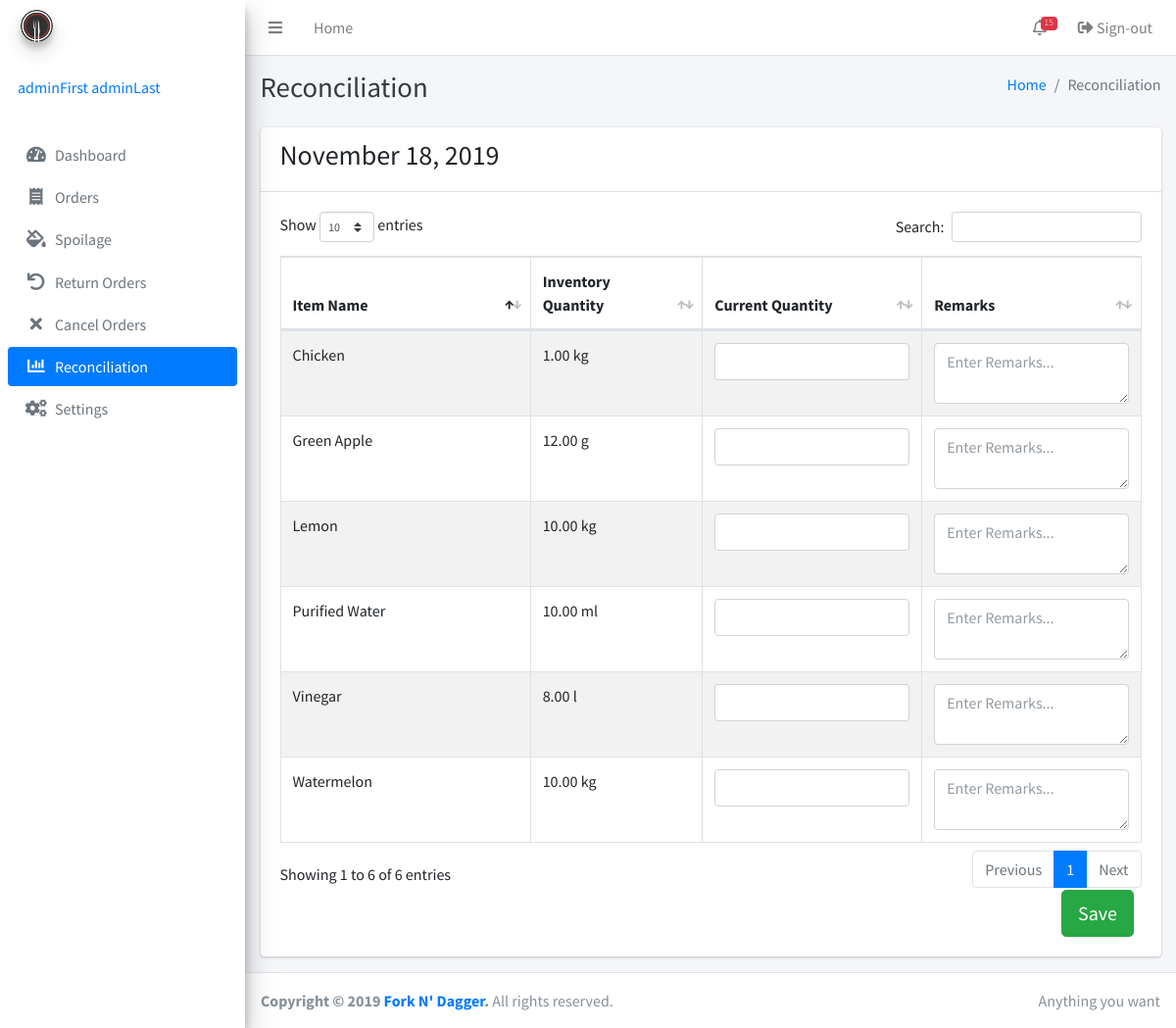
The page /reconciliation.php (signed in) on the database as committed earlier.
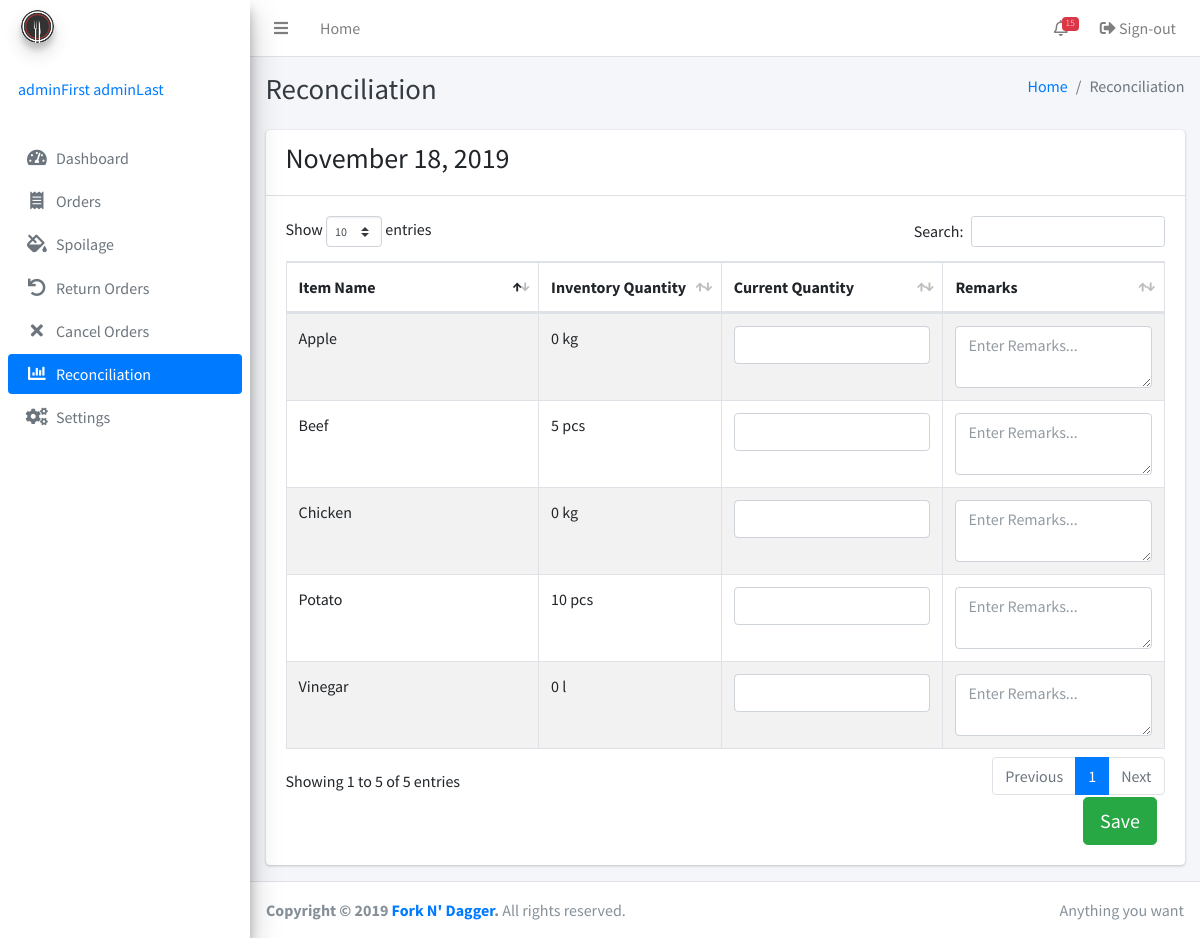
The same page on the database as committed later.
### tables this page shows
CREATE TABLE IF NOT EXISTS `inventory` (
  `id` bigint(255) NOT NULL AUTO_INCREMENT,
  `itemname` varchar(255) NOT NULL,
  `description` varchar(255) NOT NULL,
  `quantity` int(255) NOT NULL,
  `categoryID` int(255) DEFAULT NULL,
  `unitID` int(255) DEFAULT NULL,
  `timestamp` timestamp(6) NOT NULL,
  `adminID` int(255) NOT NULL,
  PRIMARY KEY (`id`)
);

CREATE TABLE IF NOT EXISTS `uom` (
  `id` bigint(255) NOT NULL AUTO_INCREMENT,
  `uomname` varchar(255) NOT NULL,
  PRIMARY KEY (`id`),
  UNIQUE KEY `name` (`uomname`)
);

### inc/session.php (called while the page is built, shortened)
<?php
	include 'inc/conn.php';;
	if(isset($_SESSION['admin'])){
		$query = $conn -> prepare("SELECT * FROM admins WHERE id = ? ");
		$query -> bind_param("s", $variable);
		$query -> execute();
		$result = $query->get_result();
		$user = mysqli_fetch_assoc($result);
		$role = $user['role'];
	}
	else{
		header('location: home.php');
		exit();
	}
?>

### reconciliation.php (the view, shortened to what this page needs)
<?php include 'inc/session.php'; ?>
<?php include 'inc/header.php'; ?>
<body class="hold-transition sidebar-mini">
<div class="wrapper">
<?php
$current = "reconciliation";
include 'inc/navbar.php'; ?>
  <div class="content-wrapper">
    <div class="content-header">
      <div class="container-fluid">
        <div class="row mb-2">
          <div class="col-sm-6">
            <h1 class="m-0 text-dark">Reconciliation</h1>
          </div>
          <div class="col-sm-6">
            <ol class="breadcrumb float-sm-right">
              <li class="breadcrumb-item"><a href="#">Home</a></li>
              <li class="breadcrumb-item active">Reconciliation</li>
            </ol>
          </div>
        </div>
      </div>
    </div>
    <div class="content">
      <div class="container-fluid">
        <?php if ($role == 'Super User'): ?>
        <div class="row">
          <div class="col-12">
                        <div class="card card-primary card-outline card-outline-tabs">
              <div class="card-header p-0 border-bottom-0">
                <ul class="nav nav-tabs" id="custom-tabs-three-tab" role="tablist">
                  <li class="nav-item">
                    <a class="nav-link active" id="custom-tabs-three-home-tab" data-toggle="pill" href="#custom-tabs-three-home" role="tab" aria-controls="custom-tabs-three-home" aria-selected="true">Today</a>
                  </li>
                  <li class="nav-item">
                    <a class="nav-link" id="custom-tabs-three-profile-tab" data-toggle="pill" href="#custom-tabs-three-profile" role="tab" aria-controls="custom-tabs-three-profile" aria-selected="false">History</a>
                  </li>
                </ul>
              </div>
              <div class="card-body">
                <div class="tab-content" id="custom-tabs-three-tabContent">
                  <div class="tab-pane fade show active" id="custom-tabs-three-home" role="tabpanel" aria-labelledby="custom-tabs-three-home-tab">
                    <form role="form" action="reconciliation.php" method="POST">
                    <table class="table table-bordered table-striped display">
                    <thead>
                    <tr>
                      <th width="120">Item Name</th>
                      <th width="20">Inventory Quantity</th>
                      <th width="100">Current Quantity</th>
                      <th width="100">Remarks</th>
                    </tr>
                    </thead>
                    <tbody>
                    <?php
                    $result3 = mysqli_query($conn, "SELECT * FROM inventory join uom on inventory.unitID = uom.id");
                    while ($row = mysqli_fetch_array($result3)) {
                          ?>
                    <tr>
                      <td><input type="hidden" name="inventoryID[]" value="<?php echo $row['id'];?>"><?php echo ucwords($row['itemname']);?></td>
                      <td><?php echo $row['quantity'];?> <?php echo $row['uomname'];?></td>
                      <td><input type="number" step="0.01" class="form-control" name="quantity[]"></td>
                      <td><textarea class="form-control" rows="2" placeholder="Enter Remarks..." name="remarks[]"></textarea></td>
                    </tr>
                    <?php   } ?>
                    </tbody>
                  </table>
                  <div class="col-12 text-right">
                    <button type="button" class="btn btn-success btn-lg" data-toggle="modal" data-target="#recon">Save</button>
                  </div>
                  </div>
                  <div class="tab-pane fade" id="custom-tabs-three-profile" role="tabpanel" aria-labelledby="custom-tabs-three-profile-tab">
                     <table class="table table-bordered table-striped display">
                    <thead>
                    <tr>
                      <th width="120">Date</th>
                      <th width="120">Last Updated</th>
                      <th width="120">Updated By</th>
                      <th width="100">Action</th>
                    </tr>
                    </thead>
                    <tbody>
                    <?php
                    $result3 = mysqli_query($conn, "SELECT *, reconciliation.id as reconID FROM reconciliation join admins on reconciliation.adminID = admins.id group by date order by date");
                    while ($row = mysqli_fetch_array($result3)) {
                          ?>
                    <tr>
                      <td><?php echo date("F d, Y", strtotime($row['date']));?></td>
                      <td><?php echo date("F d, Y H:i", strtotime($row['timestamp']));?></td>
                      <td><?php echo ucfirst($row['lastname']);?>, <?php echo ucfirst($row['firstname']);?></td>
                      <td><a data-toggle="modal" data-target='#view<?php echo $row['reconID']; ?>' class="btn btn-info btn-sm m-0">View</a></td>
                  </tr>
                  <div class="modal fade" id="view<?php echo $row['reconID']; ?>">
                    <div class="modal-dialog">
                      <div class="modal-content">
                        <div class="modal-header">
                          <h4 class="modal-title"><?php echo date("F d, Y", strtotime($row['date']));?></h4>
                          <button type="button" class="close" data-dismiss="modal" aria-label="Close">
                            <span aria-hidden="true">&times;</span>
                          </button>
                        </div>
                        <div class="modal-body">
                            <div class="card-body">
                              <dl>
                                <?php
                                  $result4 = mysqli_query($conn, "SELECT * FROM reconciliation join inventory on reconciliation.inventoryID = inventory.id join uom on inventory.unitID = uom.id where reconciliation.date = '".$row['date']."'");
                                  while ($row1 = mysqli_fetch_array($result4)) { ?>
                                <dt><?php echo ucwords($row1['itemname']);?></dt>
                                <dd>Counted: <?php echo $row1['current'];?> <?php echo $row1['uomname'];?> - <?php echo ucfirst($row1['remarks']);?></dd>
                                  <?php   } ?>
                              </dl>
                            </div>
                        </div>
                        <div class="modal-footer justify-content-between">
                          <button type="button" class="btn btn-default" data-dismiss="modal">Close</button>
                        </div>
                      </div>
                    </div>
                  </div>
                    <?php   } ?>
                    </tbody>
                  </table>
                  <div class="col-12 text-right">
                    <button type="button" class="btn btn-success btn-lg" data-toggle="modal" data-target="#view">Save</button>
                  </div>
                  </div>
                </div>
              </div>
            </div>
          </div>
        </div>
      </div>
        <div class="modal fade" id="recon">
          <div class="modal-dialog">
            <div class="modal-content">
              <div class="modal-header">
                <h4 class="modal-title">Are you sure to Save?</h4>
                <input class="form-check-input" type="hidden" name="adminid" id="adminid" value="<?php echo $user['id'];?>" style="visibility: hidden;">
                <button type="button" class="close" data-dismiss="modal" aria-label="Close">
                  <span aria-hidden="true">&times;</span>
                </button>
              </div>
              <div class="modal-body">
              </div>
              <div class="modal-footer justify-content-between">
                <button type="button" class="btn btn-default" data-dismiss="modal">Close</button>
                <button type="submit" class="btn btn-primary" name="submit">Confirm</button>
              </form>
              </div>
            </div>
          </div>
        </div>
        <?php else: ?>
        <div class="row">
          <div class="col-12">
            <div class="card">
              <div class="card-header">
                <?php echo "<h3>" . date("F d, Y") . "</h3>"; ?>
              </div>
              <form role="form" action="reconciliation.php" method="POST">
              <div class="card-body">
                <table class="table table-bordered table-striped display">
                  <thead>
                  <tr>
                    <th width="120">Item Name</th>
                    <th width="20">Inventory Quantity</th>
                    <th width="100">Current Quantity</th>
                    <th width="100">Remarks</th>
                  </tr>
                  </thead>
                  <tbody>
                  <?php
                  $result3 = mysqli_query($conn, "SELECT * FROM inventory join uom on inventory.unitID = uom.id");
                  while ($row = mysqli_fetch_array($result3)) {
                        ?>
                  <tr>
                    <td><input type="hidden" name="inventoryID[]" value="<?php echo $row['id'];?>"><?php echo ucwords($row['itemname']);?></td>
                    <td><?php echo $row['quantity'];?> <?php echo $row['uomname'];?></td>
                    <td><input type="number" step="0.01" class="form-control" name="quantity[]"></td>
                    <td><textarea class="form-control" rows="2" placeholder="Enter Remarks..." name="remarks[]"></textarea></td>
                  </tr>
                  <?php   } ?>
                  </tbody>
                </table>
                <div class="col-12 text-right">
                  <button type="button" class="btn btn-success btn-lg" data-toggle="modal" data-target="#recon">Save</button>
                </div>
              </div>
            </div>
          </div>
        </div>
      </div>
        <?php endif ?>
    </div>
  </div>
  <?php include 'inc/footer.php'; ?>
</div>
</body>
</html>

### inc/header.php (shortened to what this page needs)
<!DOCTYPE html>
<html lang="en">
<head>
  <link rel="stylesheet" href="plugins/fontawesome-free/css/all.min.css">
  <link rel="stylesheet" href="dist/css/adminlte.min.css">
  <link rel="stylesheet" href="plugins/datatables-bs4/css/dataTables.bootstrap4.css">
  <link rel="stylesheet" href="plugins/select2/css/select2.min.css">
  <link rel="stylesheet" href="plugins/select2-bootstrap4-theme/select2-bootstrap4.min.css">
</head>

### inc/navbar.php (shortened to what this page needs)
  <nav class="main-header navbar navbar-expand navbar-white navbar-light">
    <ul class="navbar-nav">
      <li class="nav-item">
        <a class="nav-link" data-widget="pushmenu" href="#"><i class="fas fa-bars"></i></a>
      </li>
      <li class="nav-item d-none d-sm-inline-block">
        <a href="index3.html" class="nav-link">Home</a>
      </li>
    </ul>
    <ul class="navbar-nav ml-auto">
      <li class="nav-item dropdown">
        <a class="nav-link" data-toggle="dropdown" href="#">
          <i class="far fa-bell"></i>
          <span class="badge badge-danger navbar-badge">15</span>
        </a>
      </li>
      <li class="nav-item">
        <a class="nav-link" href="logout.php"><i class="nav-icon fas fa-sign-out-alt"></i> Sign-out</a>
      </li>
    </ul>
  </nav>
  <aside class="main-sidebar sidebar-gray elevation-4">
    <a href="index3.html" class="brand-link">
      <img src="image/logo.png" alt="Fork N' Dagger Logo" class="brand-image img-circle elevation-3"
           style="opacity: .8">
      <span class="brand-text font-weight-light">Fork N' Dagger</span>
    </a>
    <div class="sidebar">
      <div class="user-panel mt-3 pb-3 mb-3 d-flex">
        <div class="info">
          <a href="#" class="d-block"><?php echo $user['firstname']. ' '.$user['lastname']; ?></a>
        </div>
      </div>
<?php
switch ($role): ?>
<?php default: ?>
      <nav class="mt-2">
        <ul class="nav nav-pills nav-sidebar flex-column" data-widget="treeview" role="menu" data-accordion="false">
          <li class="nav-item">
            <a href="index.php" class="nav-link <?php if($current == 'Dashboard') {echo 'active';} ?>">
              <i class="nav-icon fas fa-tachometer-alt"></i>
              <p>
                Dashboard
              </p>
            </a>
          </li>
          <li class="nav-item">
            <a href="order.php" class="nav-link <?php if($current == 'order') {echo 'active';} ?>">
              <i class="nav-icon fas fa-receipt"></i>
              <p>
                Orders
              </p>
            </a>
          </li>
          <li class="nav-item">
            <a href="spoilage.php" class="nav-link <?php if($current == 'spoilage') {echo 'active';} ?>">
              <i class="nav-icon fas fa-fill-drip"></i>
              <p>
                Spoilage
              </p>
            </a>
          </li>
          <li class="nav-item">
            <a href="returnorders.php" class="nav-link <?php if($current == 'return') {echo 'active';} ?>">
              <i class="nav-icon fas fa-undo"></i>
              <p>
                Return Orders
              </p>
            </a>
          </li>
          <li class="nav-item">
            <a href="cancelorders.php" class="nav-link <?php if($current == 'cancel') {echo 'active';} ?>">
              <i class="nav-icon fas fa-times"></i>
              <p>
                Cancel Orders
              </p>
            </a>
          </li>
          <li class="nav-item">
            <a href="reconciliation.php" class="nav-link <?php if($current == 'reconciliation') {echo 'active';} ?>">
              <i class="nav-icon fas fa-chart-bar"></i>
              <p>
                Reconciliation
              </p>
            </a>
          </li>
          <li class="nav-item">
            <a href="settings.php" class="nav-link <?php if($current == 'settings') {echo 'active';} ?>">
              <i class="nav-icon fas fa-cogs"></i>
              <p>
                Settings
              </p>
            </a>
          </li>
        </ul>
      </nav>
<?php endswitch; ?>
    </div>
  </aside>

### inc/footer.php
<footer class="main-footer">
	<div class="float-right d-none d-sm-inline">
	  Anything you want
	</div>
	<strong>Copyright &copy; 2019 <a href="">Fork N' Dagger</a>.</strong> All rights reserved.
</footer>

### inc/header.php (style rules this page uses)
p, h1, h2, h3, h4, h5, h6, label, td, dt, dd { user-select: none; -webkit-user-select: none; -khtml-user-select: none; -moz-user-select: none; -ms-user-select: none; }

Rows that differ between the two databases and show on the page:
removed inventory: itemname "Purified Water", quantity "10.00", uom.uomname "ml"
removed inventory: itemname "Watermelon", quantity "10.00", uom.uomname "kg"
removed inventory: itemname "Lemon", quantity "10.00", uom.uomname "kg"
changed inventory: itemname "Green Apple" → "Apple"; quantity "12.00" → "0"; uom.uomname "g" → "kg"
changed inventory "Chicken": quantity "1.00" → "0"
changed inventory "Vinegar": quantity "8.00" → "0"
added inventory: itemname "Potato", quantity "10", uom.uomname "pcs"
added inventory: itemname "Beef", quantity "5", uom.uomname "pcs"
Other text that changed with them:
text written by a page script: "Show entries Search: Showing 1 to 6 of 6 entries Previous 1 Next" → "Show entries Search: Showing 1 to 5 of 5 entries Previous 1 Next"
